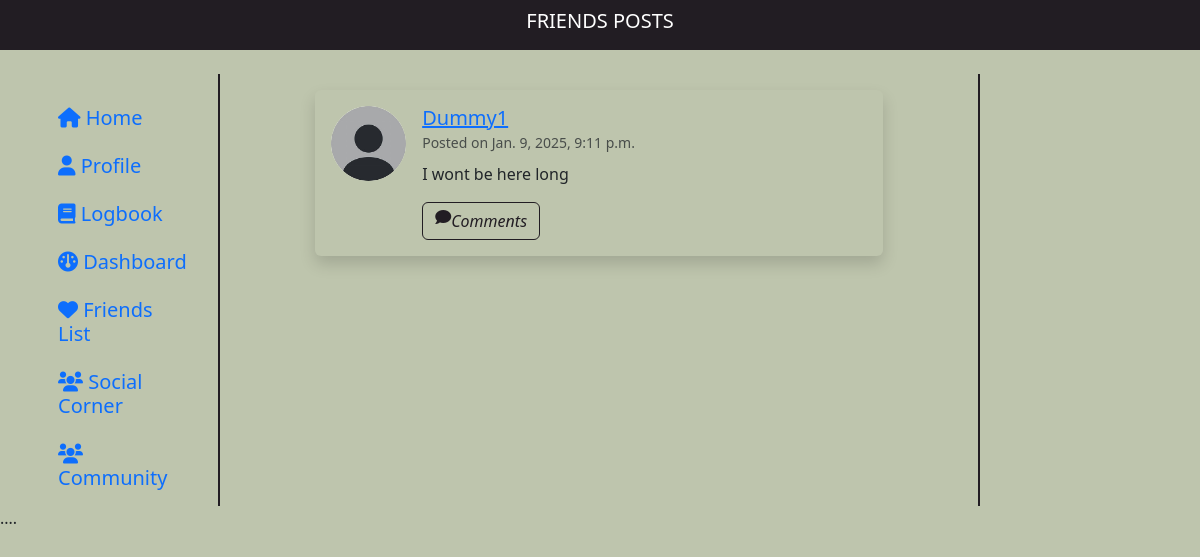
The page /habit_tracker/friends_posts/ (signed in) on the database its author committed.
### habit_tracker/models.py (models this page shows, shortened)
class Post(models.Model):
    user = models.ForeignKey(CustomUser, on_delete=models.CASCADE, related_name="user_posts")
    post = models.TextField(validators=[MaxLengthValidator(3000)])
    posted_on = models.DateTimeField(auto_now_add=True)

class CustomUser(AbstractUser):
    AGE_GROUP_CHOICES = [
        ("13-17", "13-17 years"),
        ("18-24", "18-24 years"),
        ("25-34", "25-34 years"),
        ("35-44", "35-44 years"),
        ("45-54", "45-54 years"),
        ("55+", "55+ years"),
    ]
    GENDER_CHOICES = [
        ("male", "Male"),
        ("female", "Female"),
        ("no gender", "Prefer not to say")
    ]
    age_group = models.CharField(max_length=10, choices=AGE_GROUP_CHOICES, null=True, blank=True)
    gender = models.CharField(max_length=20, choices=GENDER_CHOICES, blank=True, null=True)
    real_name = models.CharField(max_length=150)
    user_bio = models.TextField(max_length=200, null=True, blank=True, default="No bio yet")
    points = models.IntegerField(default=0)
    profile_picture = models.ImageField(
        upload_to='profile_pictures/',
        null=True,
        blank=True,
        default='profile_pictures/default.jpeg'
    )
    friends = models.ManyToManyField('self', blank=True, symmetrical=True)
    groups = models.ManyToManyField(
        "auth.Group",
        related_name="custom_user_groups",
        blank=True,
    )
    user_permissions = models.ManyToManyField(
        "auth.Permission",
        related_name="custom_user_permissions",
        blank=True,
    )

### habit_tracker/views.py (the view)
# urls.py: path("friends_posts/", views.friends_post, name="friends_posts"),
def friends_post(request):
    user = get_object_or_404(CustomUser, id=request.user.id)
    friends = user.friends.all()
    for friend in friends:
        posts = Post.objects.filter(user=friend)
    return render(request, "habit_tracker/friends_posts.html", {
        "posts": posts
    })

### habit_tracker/templates/habit_tracker/friends_posts.html (shortened to what this page needs)
{% extends "habit_tracker/layout.html" %}
{% load static %}
{% block nav %}
    <div style="background-color: #221d23;">
        <header class="d-flex justify-content-center align-items-center" style="height: 50px;">
            <h5 style="color: white;">FRIENDS POSTS</h5>
        </header>
    </div>
{% endblock %}
{% block main %}
    <div class="row">
        <nav class="col-md-3 col-lg-2 d-none d-md-block sidebar" id="friendnav">
            <div class="position-sticky d-flex justify-content-center">
                <ul class="nav flex-column mt-4">
                    <li class="nav-item">
                        <a class="nav-link" href="{% url 'index' %}">
                            <h5><i class="fas fa-home"></i> Home</h5>
                        </a>
                    </li>
                    <li class="nav-item">
                        {% if user.is_authenticated %}
                            <a class="nav-link" href="{% url 'profile' user.id %}">
                                <h5><i class="fas fa-user"></i> Profile</h5>
                            </a>
                        {% else %}
                            <a class="nav-link" href="{% url 'login' %}">
                                <h5><i class="fas fa-sign-in-alt"></i> Login</h5>
                            </a>
                        {% endif %}
                    </li>
                    <li class="nav-item">
                        <a class="nav-link" href="{% url 'log_page' %}">
                            <h5><i class="fas fa-book"></i> Logbook</h5>
                        </a>
                    </li>
                    <li class="nav-item">
                        <a class="nav-link" href="{% url 'dashboard' %}">
                            <h5><i class="fas fa-gauge"></i> Dashboard</h5>
                        </a>
                    </li>
                    <li class="nav-item">
                        <a class="nav-link" href="{% url 'friends_list' %}">
                            <h5><i class="fas fa-heart"></i> Friends List</h5>
                        </a>
                    </li>
                    <li class="nav-item">
                        <a class="nav-link" href="{% url 'friends_corner' %}">
                            <h5><i class="fas fa-users"></i> Social Corner</h5>
                        </a>
                    </li>
                    <li class="nav-item">
                        <a class="nav-link" href="{% url 'community' %}">
                            <h5><i class="fas fa-users"></i> Community</h5>
                        </a>
                    </li>
                </ul>
            </div>
        </nav>
        <div class="d-none d-md-block col-lg-8 col-md-6 px-4" id="postsDiv">
            {% if posts %}
                <div class="container mt-3">
                    <div class="row">
                        {% for post in posts %}
                            <div class="col-lg-10 col-md-12 mx-auto mb-4">
                                <div class="card shadow border-0" style="background-color: #bec5ad;">
                                    <div class="card-body d-flex align-items-start">
                                        <img src="{{ post.user.profile_picture.url }}"
                                             alt="Profile Picture"
                                             class="rounded-circle me-3"
                                             style="height: 75px; width: 75px; object-fit: cover;">
                                        <div>
                                            <h5 class="mb-0">
                                                <a href="{% url 'profile' post.user.id %}">{{ post.user.username|capfirst }}</a>
                                            </h5>
                                            <small class="text-muted">Posted on {{ post.posted_on }}</small>
                                            <p class="mt-2">
                                                {{ post.post|capfirst|slice:":150" }}
                                            </p>
                                            <a class="btn btn-outline-info commentbutton" href="{% url 'post_details' post.id %}"><span class="d-flex">
                                                <i class="fas fa-comment"></i> Comments</a>
                                        </div>
                                    </div>
                                </div>
                            </div>
                        {% endfor %}
                    </div>
                </div>
            {% else %}
                <div class="d-flex justify-content-center align-items-center" style="height: 80vh;">
                    <p class="text-muted">No discussions yet.</p>
                </div>
            {% endif %}
        </div>
    </div>
{% endblock %}

### habit_tracker/static/habit_tracker/styles.css (style rules this page uses)
body { background-color: #bec5ad !important; }
#commnav, #smallcommnav, #postsDiv, #friendnav, #smallfriendnav { border-right: 2px solid #221d23; margin-top: 0; }
.commentbutton { border-color: #221d23; background-color: transparent; color: #221d23; font-style: italic; }

### rows shown on the page
Post: user.profile_picture (placeholder picture), user.username "Dummy1", posted_on "Jan. 9, 2025, 9:11 p.m.", post "I wont be here long"
